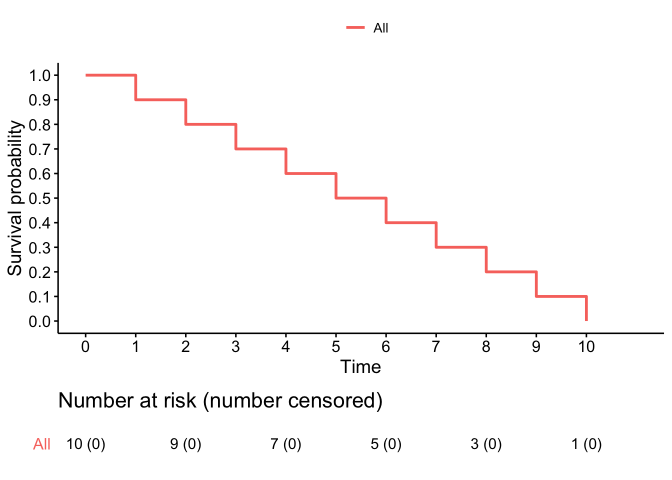
#> input picture data/km1.png, 1344 x 960 px (shown at 1/2 size)
$ python -i process.py   (imports and definitions only)
#> lines starting #> are read from the running program, lines starting #| are printed output that depends on the picture; after the words box and inside, x2 and y2 are one past the last pixel; in counts of white or black regions, pixels touching at a corner belong together
#> further down, picture is the input picture: shape (960, 1344, 3); mean B, G, R 249.5, 249.5, 250.6

"""
Contains the functions and classes to extract plots from image
"""

import os
import cv2
import imutils
import numpy as np
import pandas as pd
from PIL import Image
import pytesseract as tess
import matplotlib.pyplot as plt
from sklearn.cluster import DBSCAN


# HELPER FUNCTIONS

def path(root, file):
    ''' Returns full path to a file within root '''
    return os.path.join(root, str(file)+'.png')


# [42 lines left out: functions show_img, remove_jerks, length, get_neighbors, not called in this run]


def percent_change(bs1, bs2):
    ''' Percent change in y-axis values of two arrays '''
    return abs(bs1[1]-bs2[1])/min(bs1[1], bs2[1])


class Extractor:
    '''
    This class is responsible for extracting the plot region from the input image.
    This will help us to ignore information outside such as legend or other text.

    Args:
        img <numpy.ndarray> : Image in the form of a numpy array. Preffered dtype is np.uint8

    Returns:
        If you use the .run() method:
            cropped plot region, binary thresholded cropped plot region, edge detected cropped plot region

        If you use the .run_for_text() method (BEING USED BY THE CODE):
            cropped plot region, cropped plot region with axes included, x-correction value, y-correction value

            Note: The correction values are the amount of pixels added to the coordinates due to inclusion
            of the plot axes.
    '''

    def __init__(self, img):
        self.img = img
        self.thresh = None
        self.edged = None
        self.plot_bounds = None
        self.cropped_img_full = None
        self.cropped_img_thresh = None
        self.cropped_img_edged = None

    def preprocess_img_(self, img):
        ''' Grayscaling and thresholding '''
        gray = cv2.cvtColor(img, cv2.COLOR_BGR2GRAY)
        thresh = cv2.threshold(gray, 200, 255, cv2.THRESH_BINARY)[1]
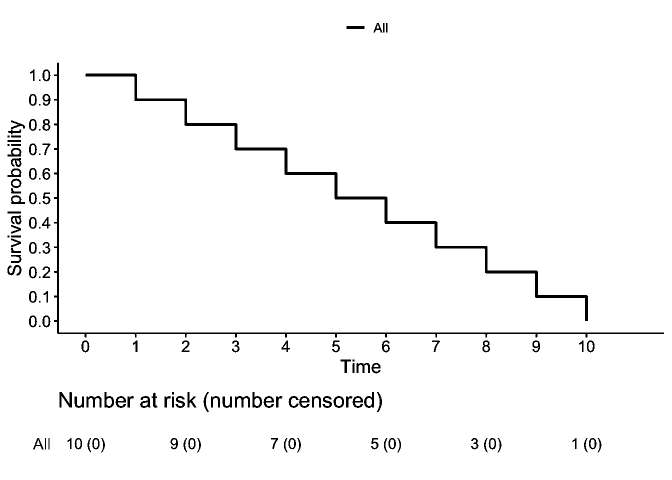
#> thresh: shape (960, 1344) (shown at 1/2 size); 97.3% white; 135 black regions (15 under 20 px), largest, box (x1, y1, x2, y2) and area: (171, 147, 1176, 642) 8578, (108, 125, 1328, 675) 6317, (119, 784, 144, 815) 399
        return thresh

    def find_edges_(self, img):
        ''' Edge detection '''
        edged = cv2.Canny(img, 50, 100)
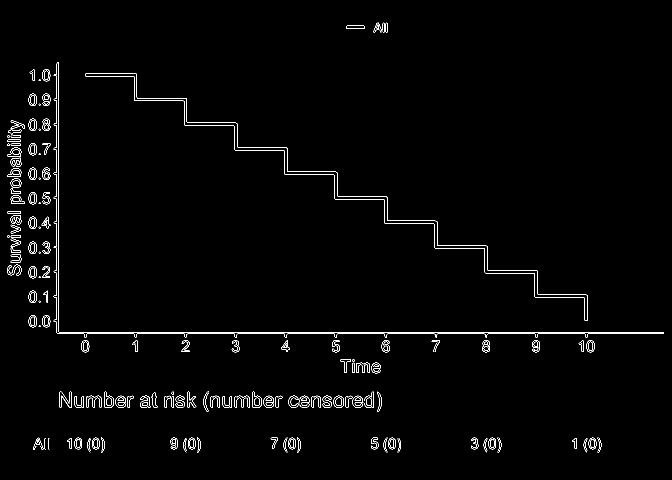
#> edged: shape (960, 1344) (shown at 1/2 size); 1.4% white in thin lines or dots, all inside (x1, y1, x2, y2) = (14, 45, 1328, 905)
        return edged

    def length(self, line, along='x'):
        ''' Helper function to find length of a line along an axis '''
        (x1, y1), (x2, y2) = line
        if along == 'x':
            return np.abs(x2-x1)
        elif along == 'y':
            return np.abs(y2-y1)
        else:
            raise ValueError('along value is wrong')

    def get_bounds_(self, img):
        ''' Detects plot axes and gets coordinates of plot bounds '''
        line_coords = []
        lines = cv2.HoughLinesP(img, 1, np.pi/180, 100, 50, 2)
#> lines = 140 rows, first 6: [118, 664, 1326, 664], [775, 667, 868, 667], [117, 663, 117, 125], [875, 667, 968, 667], [113, 492, 113, 447], [375, 667, 468, 667]
        for x1, y1, x2, y2 in lines.reshape(-1, 4):
            line_coords.append([(x1, y1), (x2, y2)])
#> this loop made 140 passes
#> (x1, y1, x2, y2) on passes 1 to 12: (118, 664, 1326, 664), (775, 667, 868, 667), (117, 663, 117, 125), (875, 667, 968, 667), (113, 492, 113, 447), (375, 667, 468, 667), (113, 295, 113, 251), (113, 443, 113, 398), (1076, 667, 1169, 667), (344, 814, 347, 814), (199, 814, 202, 814), (113, 639, 113, 595)
#> after the loop, line_coords = 140 items

        horz_longest = lines[np.argmax([self.length(l, 'x') for l in line_coords])]
#> horz_longest = [[118, 664, 1326, 664]]
        vert_longest = lines[np.argmax([self.length(l, 'y') for l in line_coords])]
#> vert_longest = [[117, 663, 117, 125]]
        blines = np.array([horz_longest, vert_longest]).reshape(-1, 4)
#> blines = [[118, 664, 1326, 664], [117, 663, 117, 125]]
        xmin, xmax = blines[:, [0, 2]].min(), blines[:, [0, 2]].max()
#> xmin = 117; xmax = 1326
        ymin, ymax = blines[:, [1, 3]].min(), blines[:, [1, 3]].max()
#> ymin = 125; ymax = 664
        self.plot_bounds = [xmin, xmax, ymin, ymax]
#> self.plot_bounds = [117, 1326, 125, 664]

    def run(self):
        ''' Check main docstring for .run() method '''
        self.thresh = self.preprocess_img_(self.img)
        self.edged = self.find_edges_(self.thresh)
        self.get_bounds_(self.edged)
        x1, x2, y1, y2 = self.plot_bounds
#> x1 = 117; x2 = 1326; y1 = 125; y2 = 664
        x1, x2 = x1+5, x2-5
#> x1 = 122; x2 = 1321
        y1, y2 = y1+5, y2-5
#> y1 = 130; y2 = 659
        self.cropped_img_full = self.img[y1:y2, x1:x2]
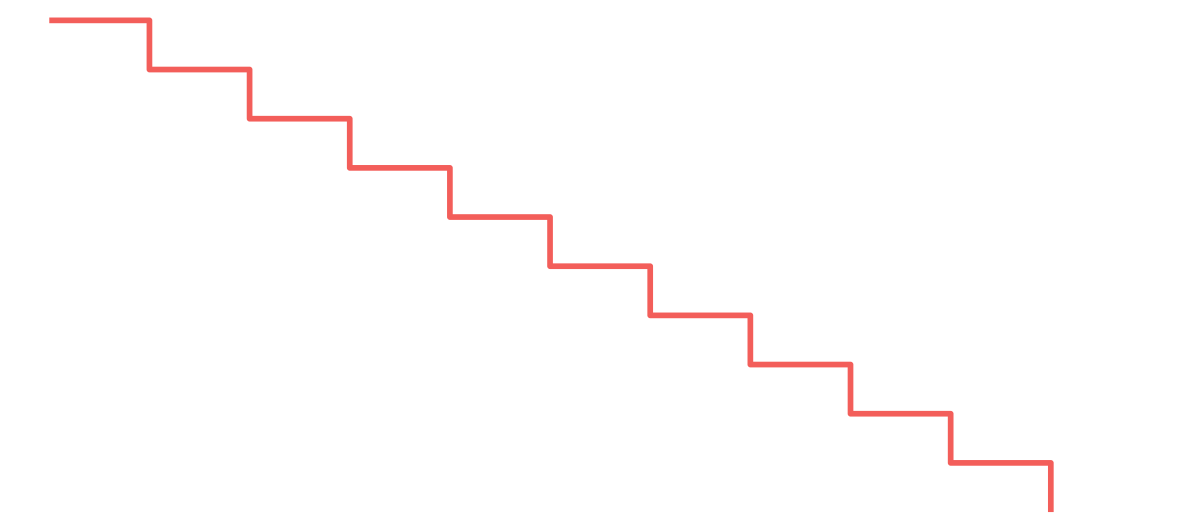
#> self.cropped_img_full: shape (529, 1199, 3); mean B, G, R 252.8, 252.8, 254.8
        self.cropped_img_thresh = self.thresh[y1:y2, x1:x2]
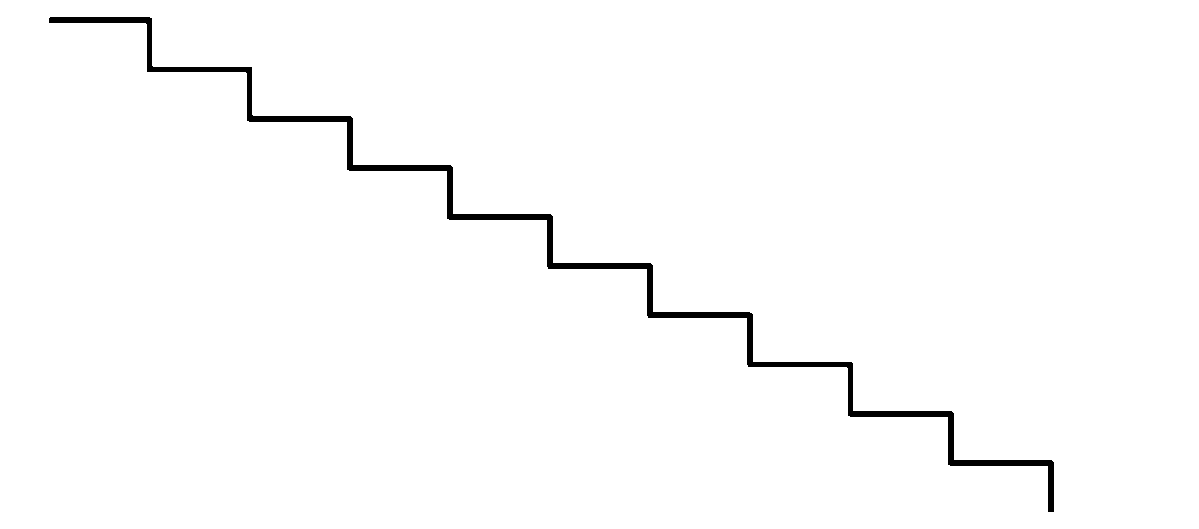
#> self.cropped_img_thresh: shape (529, 1199); 98.6% white; 1 black region, box (x1, y1, x2, y2) and area: (49, 17, 1054, 512) 8578
        self.cropped_img_edged = self.edged[y1:y2, x1:x2]
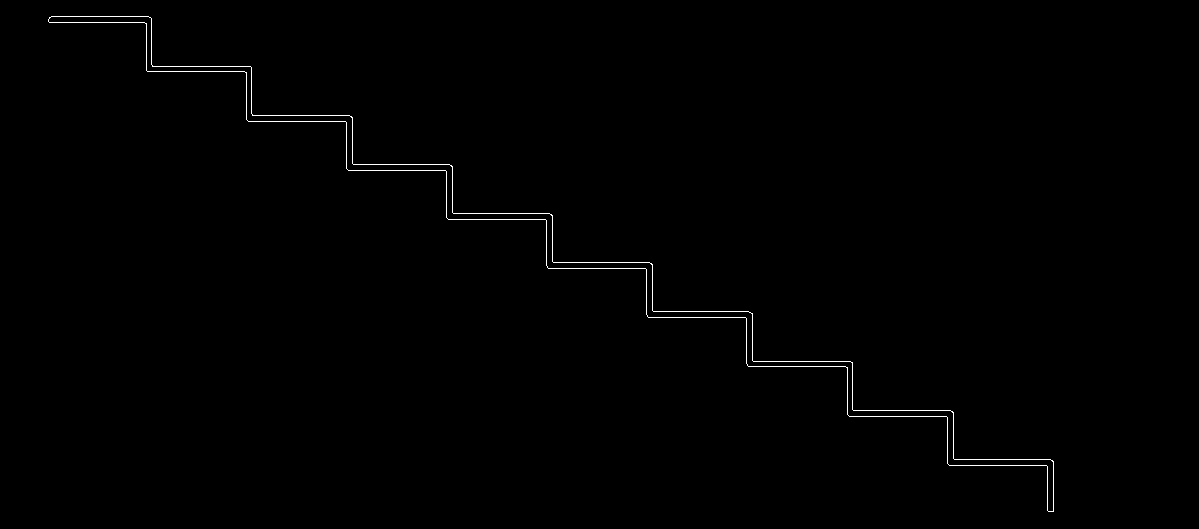
#> self.cropped_img_edged: shape (529, 1199); 0.46% white in thin lines or dots, all inside (x1, y1, x2, y2) = (48, 16, 1054, 512)
        return self.cropped_img_full, self.cropped_img_thresh, self.cropped_img_edged

    # [18 lines left out: function run_for_text, not called in this run]


class DeconstructGraph:
    '''
    Main class that performs all the operations necessary to get the output.
    '''

    def __init__(self, img, img_name):
        self.img_name = img_name
        self.ext = Extractor(img)

    # [259 lines left out: functions find_textboxes, extract_series, get_text_data, find_points, run, plot_outputs, not called in this run]

>>> import cv2
>>> picture = cv2.imread('data/km1.png')
>>> result = Extractor(picture).run()
